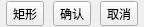
<?xml version="1.0" encoding="UTF-8"?>
<ui version="4.0">
 <class>roiToolForm</class>
 <widget class="QWidget" name="roiToolForm">
  <property name="geometry">
   <rect>
    <x>0</x>
    <y>0</y>
    <width>144</width>
    <height>27</height>
   </rect>
  </property>
  <property name="windowTitle">
   <string>Form</string>
  </property>
  <layout class="QGridLayout" name="gridLayout">
   <property name="leftMargin">
    <number>1</number>
   </property>
   <property name="topMargin">
    <number>1</number>
   </property>
   <property name="rightMargin">
    <number>1</number>
   </property>
   <property name="bottomMargin">
    <number>1</number>
   </property>
   <property name="spacing">
    <number>4</number>
   </property>
   <item row="0" column="1">
    <widget class="QToolButton" name="confim">
     <property name="text">
      <string>确认</string>
     </property>
    </widget>
   </item>
   <item row="0" column="0">
    <widget class="QToolButton" name="rectRoi">
     <property name="text">
      <string>矩形</string>
     </property>
    </widget>
   </item>
   <item row="0" column="2">
    <widget class="QToolButton" name="cancelRoi">
     <property name="text">
      <string>取消</string>
     </property>
    </widget>
   </item>
  </layout>
 </widget>
 <resources/>
 <connections/>
</ui>
